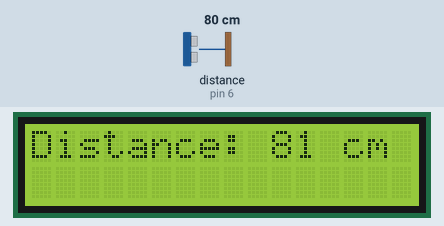
This sketch was run on a simulated Arduino Uno, built with avr-gcc and run on an emulated ATmega328P. Shown: 16×2 character LCD. Inputs (shaded band) come from the test bench; at power-on: distance to the obstacle (sensor on pin 6) 80 cm. The echo pulse lasts 58.3 µs per cm; what the sketch prints to the serial monitor is not drawn.

Above: at 3.2 s.
3.3 s: distance to the obstacle (sensor on pin 6) set to 2 cm
At 4.8 s:
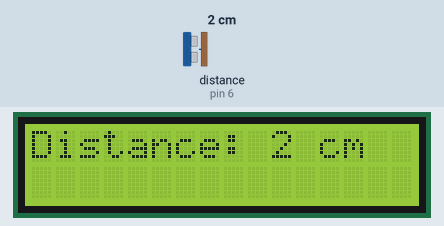
5.1 s: distance to the obstacle (sensor on pin 6) set to 4 cm
At 5.8 s:
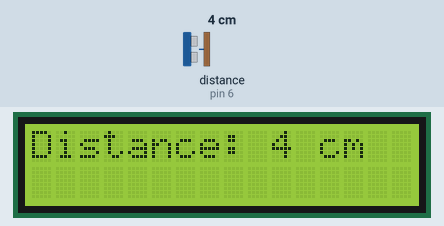
6.7 s: distance to the obstacle (sensor on pin 6) set to 9 cm
At 7.8 s:
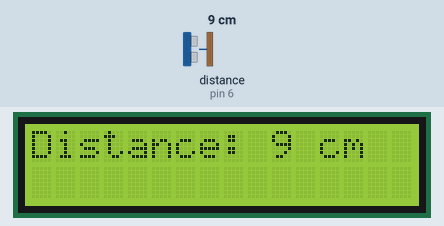
Timing chart, 0 to 9.7 s (numbered marks = the images above; inputs shaded):
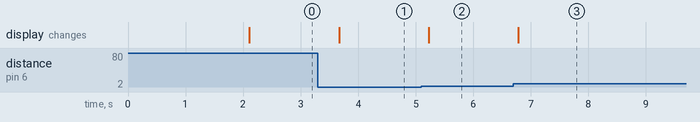

Measured:
- after the input at 3.3 s, the display: changes after 0.37 s (image 1)
- after the input at 5.1 s, the display: changes after 0.13 s (image 2)
- after the input at 6.7 s, the display: changes after 0.08 s (image 3)

The sketch:

distancemassurebyaurdino.ino
```cpp
#include <Wire.h>
#include <LiquidCrystal_I2C.h>
#include "NewPing.h"
LiquidCrystal_I2C lcd(0x27, 16, 2);
#define TRIGGER_PIN 5
#define ECHO_PIN 6
#define MAX_DISTANCE 400
NewPing sonar(TRIGGER_PIN, ECHO_PIN, MAX_DISTANCE);
void setup() {
  lcd.init();
  lcd.backlight();
  lcd.setCursor(0, 0);
  lcd.print("Distance Sensor");
  delay(2000);
  lcd.clear();
  Serial.begin(9600);
}

void loop() {
  // Get the distance measurement from the HC-SR04
  int distance = sonar.ping_cm();
  Serial.print("Distance = ");
  Serial.print(distance);
  Serial.println(" cm");
  lcd.setCursor(0, 0); // Set cursor to the first row
  lcd.print("Distance: "); // Display text
  lcd.print(distance);     // Display the measured distance
  lcd.print(" cm    ");    // Extra spaces to overwrite old text

  delay(500);
}
```
